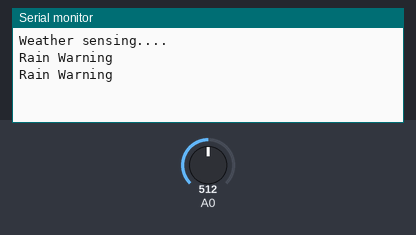
Simulated run of this sketch. Board: Arduino Uno, built with avr-gcc and run on an emulated ATmega328P. On the bench: the last lines printed to the serial monitor. Inputs (shaded band) come from the test bench; at power-on: A0 = 512.

Above: at 2.2 s.
2.3 s: A0 set to 668
At 3.6 s:
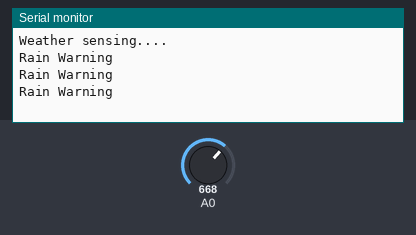
3.8 s: A0 set to 693
At 4.8 s:
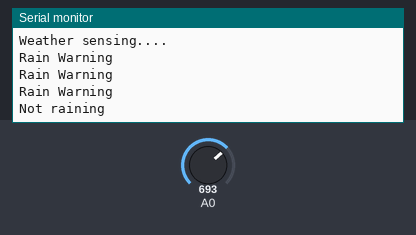

Measured:
- the behaviour switches between 682 and 683 on A0 (found by bisection; images 1 and 2)
- after the input at 3.8 s, the serial monitor: prints a new line after 0.20 s (image 2)

The sketch:

weather_navya.ino
```cpp
const int sensormin=0;
const int sensormax=1024;
int sensorreading;
int range;
void setup()
{
  Serial.begin(9600);
    Serial.println("Weather sensing....");
  delay(1000);

}

void loop() {
  // put your main code here, to run repeatedly:
  sensorreading=analogRead(A0);
  range=map(sensorreading,sensormin,sensormax,0,3);

  switch(range)
  {
    case 0:
      Serial.println("Flood");
      break;
    case 1:
      Serial.println("Rain Warning");
      break;
    case 2:
      Serial.println("Not raining");
      break;
    default:
      Serial.println("Unpredictable");

  }

    delay(1000);
  }
```
